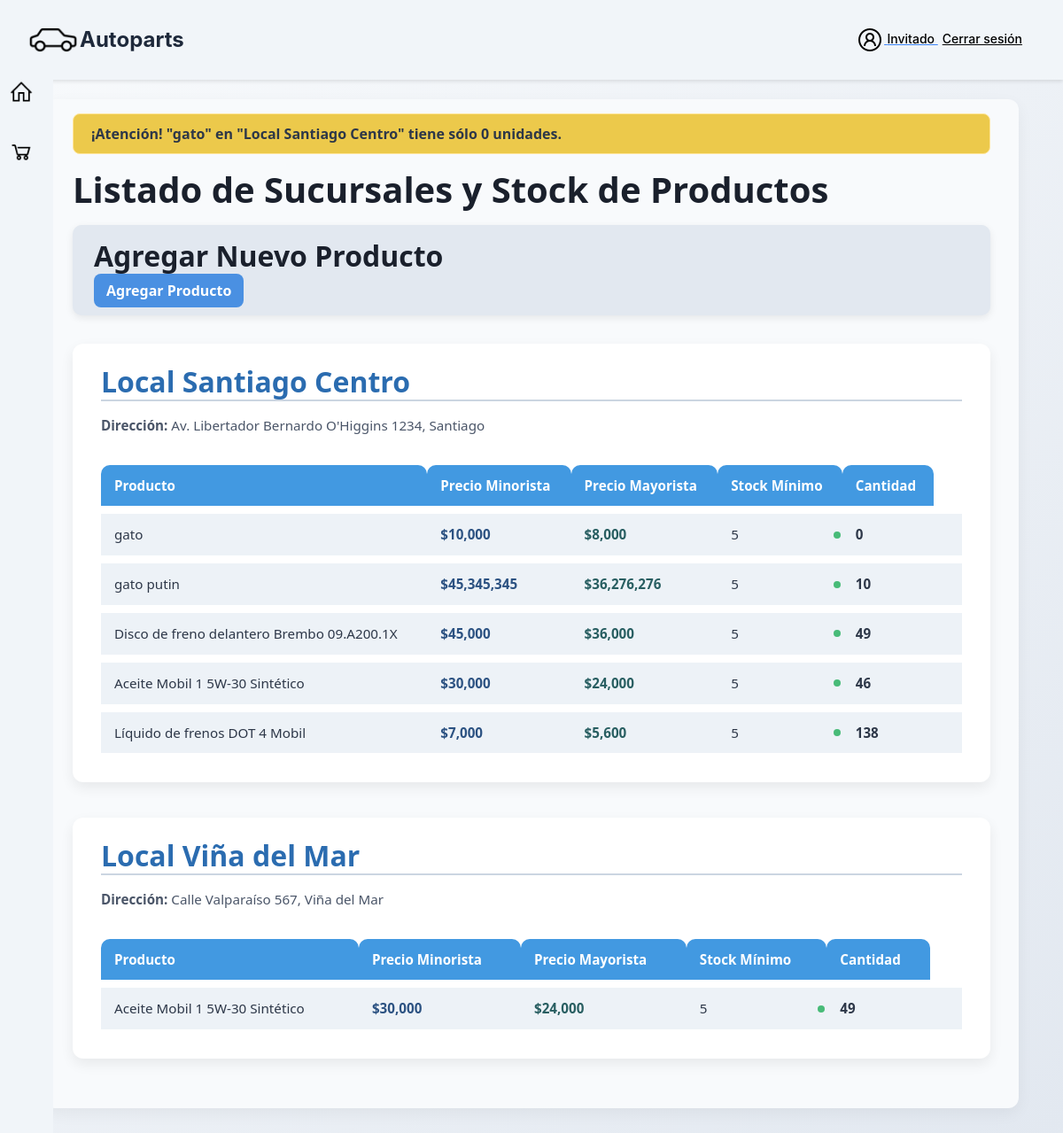
The app's page /lista/ with its own data.
### app/models.py (models this page shows, shortened)
class Local(models.Model):
    id_local = models.AutoField(primary_key=True)
    nombre_local = models.CharField(max_length=150)
    direccion = models.CharField(max_length=255)

class Stock(models.Model):
    local = models.ForeignKey(Local, on_delete=models.CASCADE, related_name='stocks')
    producto = models.ForeignKey(Producto, on_delete=models.CASCADE, related_name='stocks')
    cantidad = models.PositiveIntegerField(default=0)  # Cantidad disponible de este producto en el local
    class Meta:
        unique_together = ('local', 'producto')  # Evitar duplicados, asegurando que no haya dos entradas para el mismo producto en un mismo local

class Producto(models.Model):
    id_producto = models.AutoField(primary_key=True)
    familia = models.ForeignKey(FamiliaProducto, on_delete=models.CASCADE, related_name='productos')
    nombre = models.CharField(max_length=150)
    precio_minorista = models.IntegerField()
    precio_mayorista = models.IntegerField(default=0)
    descripcion = models.TextField(blank=True)
    fecha_fabricacion = models.DateField(null=True, blank=True)
    imagen = models.ImageField(upload_to="productos", null=True, blank=True)
    stock_minimo = models.PositiveIntegerField(default=5)
    class Meta:
        db_table = 'app_producto'  # asegura que Django use tabla existente

### app/views.py (the view)
# urls.py: path('lista/', sucursales_y_stock, name="lista"),
def sucursales_y_stock(request):
    locales = Local.objects.prefetch_related('stocks__producto').all()
    low_stocks = Stock.objects.filter(
        cantidad__lt=F('producto__stock_minimo')
    ).select_related('producto', 'local')
    for stock in low_stocks:
        producto = stock.producto.nombre
        local = stock.local.nombre_local
        cantidad = stock.cantidad
        messages.warning(
            request,
            f'¡Atención! "{producto}" en "{local}" tiene sólo {cantidad} unidades.'
        )
    return render(request, 'crud/lista.html', {'locales': locales,
    })

### app/templates/crud/lista.html (shortened to what this page needs)
{% extends 'app/base.html' %}
{% load static %}
{% load humanize %}
{% block css %}
<link rel="stylesheet" href="{% static 'app/css/lista.css' %}">
<link rel="stylesheet" href="{% static 'app/css/style.css' %}">
{% endblock %}
{% block contenido %}
<div class="navbar-main">
      <div class="logo">
          <img src="{% static 'app/image/car.png' %}" alt="logo" height="60px">Autoparts
      </div>
      <div class="acnt">
         <div>
      <a href="{% url 'login' %}">
         <img src="{% static 'app/image/account.png' %}" alt="" width="30px">
         <span style="color:rgb(0, 0, 0);">
           {% if request.session.nombre %}
             {{ request.session.nombre }}
           {% else %}
             Invitado
           {% endif %}
           <a href="{% url 'logout' %}" style="color:rgb(0, 0, 0); font-size: 14px; margin-left: 5px;">Cerrar sesión</a>
         </span>
      </a>
      </div>
         </div>
      <div class="lateral-bar">
         <div><a href="{% url 'home' %}"><img src="{% static 'app/image/home.png' %}" alt="" width="30px"></a></div>
         <div><a href="{% url 'shoppingcart' %}"><img src="{% static 'app/image/shoppingcart.png' %}" alt="" width="30px"></a></div>
     </div>
  </div>
<div class="container">
  {% if messages %}
    <ul class="messages">
      {% for message in messages %}
        <li class="alert alert-{{ message.tags }}">{{ message }}</li>
      {% endfor %}
    </ul>
  {% endif %}
  <h1>Listado de Sucursales y Stock de Productos</h1>
  <div class="add-product-section">
    <h2 class="add-product-title">Agregar Nuevo Producto</h2>
    <a href="{% url 'agregar' %}" class="button add">Agregar Producto</a>
  </div>
  {% for local in locales %}
    <div class="local-section">
      <div class="local-header">
        <h2 class="local-name">{{ local.nombre_local }}</h2>
      </div>
      <p class="local-address"><strong>Dirección:</strong> {{ local.direccion }}</p>
      <table>
        <thead>
          <tr>
            <th>Producto</th>
            <th>Precio Minorista</th>
            <th>Precio Mayorista</th>
            <th>Stock Mínimo</th>
            <th>Cantidad</th>
          </tr>
        </thead>
        <tbody>
          {% for stock in local.stocks.all %}
            <tr>
              <td>{{ stock.producto.nombre }}</td>
              <td class="price">${{ stock.producto.precio_minorista|intcomma }}</td>
              <td class="price price-wholesale">${{ stock.producto.precio_mayorista|intcomma }}</td>
              <td>{{ stock.producto.stock_minimo }}</td>
              <td class="stock-quantity" data-min-stock="{{ stock.producto.stock_minimo }}">{{ stock.cantidad }}</td>
              <td>
              </td>
            </tr>
          {% empty %}
            <tr>
              <td colspan="7" class="empty-state">Este local no tiene productos en stock.</td>
            </tr>
          {% endfor %}
        </tbody>
      </table>
    </div>
  {% endfor %}
</div>
{% endblock %}

### app/static/app/css/lista.css (style rules this page uses)
.container { max-width: 1100px; margin: 2rem auto; padding: 1rem 2rem; background: #f8fafc; border-radius: 12px; box-shadow: 0 6px 18px rgba(0, 0, 0, 0.05); font-family: 'Segoe UI', Tahoma, Geneva, Verdana, sans-serif; color: #2d3748; }
h1, h2 { color: #1a202c; margin-bottom: 1rem; font-weight: 700; }
.add-product-section { background: #e2e8f0; padding: 1rem 1.5rem; border-radius: 10px; margin-bottom: 2rem; box-shadow: 0 3px 8px rgba(0, 0, 0, 0.08); }
.add-product-title { margin: 0 0 0.5rem 0; }
.button.add { background-color: #4a90e2; color: white; padding: 8px 14px; border-radius: 8px; font-weight: 600; text-decoration: none; transition: background-color 0.3s ease; }
.local-section { background: white; border-radius: 12px; box-shadow: 0 6px 15px rgba(0,0,0,0.07); margin-bottom: 2.5rem; padding: 1.5rem 2rem; }
.local-header { border-bottom: 2px solid #cbd5e1; margin-bottom: 1rem; }
.local-name { margin: 0; color: #2b6cb0; font-weight: 700; }
.local-address { margin-bottom: 1.5rem; font-size: 0.95rem; color: #4a5568; }
table { width: 100%; border-collapse: separate; border-spacing: 0 0.6rem; font-size: 0.95rem; }
thead th { background-color: #4299e1; color: white; padding: 12px 15px; font-weight: 600; border-radius: 10px 10px 0 0; text-align: left; }
tbody tr { background: #edf2f7; border-radius: 8px; transition: background-color 0.3s ease; }
tbody td { padding: 12px 15px; vertical-align: middle; }
.price { color: #2c5282; font-weight: 700; }
.price-wholesale { color: #285e61; }
.stock-quantity { font-weight: 600; }
.stock-quantity[data-min-stock] { position: relative; }
.stock-quantity[data-min-stock]:before { content: ''; position: absolute; left: -10px; top: 50%; transform: translateY(-50%); width: 8px; height: 8px; border-radius: 50%; background-color: #48bb78; }
.messages { list-style-type: none; padding: 0; margin-bottom: 1rem; }
.alert { padding: 10px 20px; border-radius: 8px; margin-bottom: 1rem; font-weight: 600; }
.alert-warning { background-color: #ecc94b; color: #2d3748; }

### app/static/app/css/style.css (style rules this page uses)
.body-main { background: linear-gradient(135deg, #f8fafc 0%, #e2e8f0 100%); min-height: 100vh; font-family: -apple-system, BlinkMacSystemFont, 'Segoe UI', Roboto, sans-serif; padding-top: 80px; }
.navbar-main { position: fixed; top: 0; left: 0; width: 100%; z-index: 1000; background-color: #f1f5f9; display: flex; justify-content: space-between; align-items: center; padding: 15px 30px; box-shadow: 0 2px 4px rgba(0, 0, 0, 0.1); }
.logo { display: flex; align-items: center; color: #1e293b; font-size: 1.5rem; font-weight: 700; }
.acnt { display: flex; align-items: center; gap: 1rem; margin-right: 1rem; }
.acnt img { width: 32px; height: 32px; }
.acnt span { font-size: 0.875rem; color: #64748b; }
.acnt a { color: #3b82f6; font-weight: 500; margin-left: 8px; font-size: 0.8rem; }
.lateral-bar { position: fixed; top: 80px; left: 0; width: 60px; height: calc(100% - 80px); background-color: #f1f5f9; z-index: 900; display: flex; flex-direction: column; gap: 15px; padding: 10px; }
.lateral-bar div { margin-bottom: 24px; }
.lateral-bar img { width: 28px; transition: transform 0.2s; }

### records on screen
Local: nombre_local "Local Santiago Centro", direccion "Av. Libertador Bernardo O'Higgins 1234, Santiago"
Stock: producto.nombre "gato", producto.precio_minorista "10,000", producto.precio_mayorista "8,000", producto.stock_minimo "5", cantidad "0"
Stock: producto.nombre "gato putin", producto.precio_minorista "45,345,345", producto.precio_mayorista "36,276,276", producto.stock_minimo "5", cantidad "10"
Stock: producto.nombre "Disco de freno delantero Brembo 09.A200.1X", producto.precio_minorista "45,000", producto.precio_mayorista "36,000", producto.stock_minimo "5", cantidad "49"
Stock: producto.nombre "Aceite Mobil 1 5W-30 Sintético", producto.precio_minorista "30,000", producto.precio_mayorista "24,000", producto.stock_minimo "5", cantidad "46"
Stock: producto.nombre "Líquido de frenos DOT 4 Mobil", producto.precio_minorista "7,000", producto.precio_mayorista "5,600", producto.stock_minimo "5", cantidad "138"
Local: nombre_local "Local Viña del Mar", direccion "Calle Valparaíso 567, Viña del Mar"
Stock: producto.nombre "Aceite Mobil 1 5W-30 Sintético", producto.precio_minorista "30,000", producto.precio_mayorista "24,000", producto.stock_minimo "5", cantidad "49"

### other values on screen
{{ message }} "¡Atención! \"gato\" en \"Local Santiago Centro\" tiene sólo 0 unidades."
